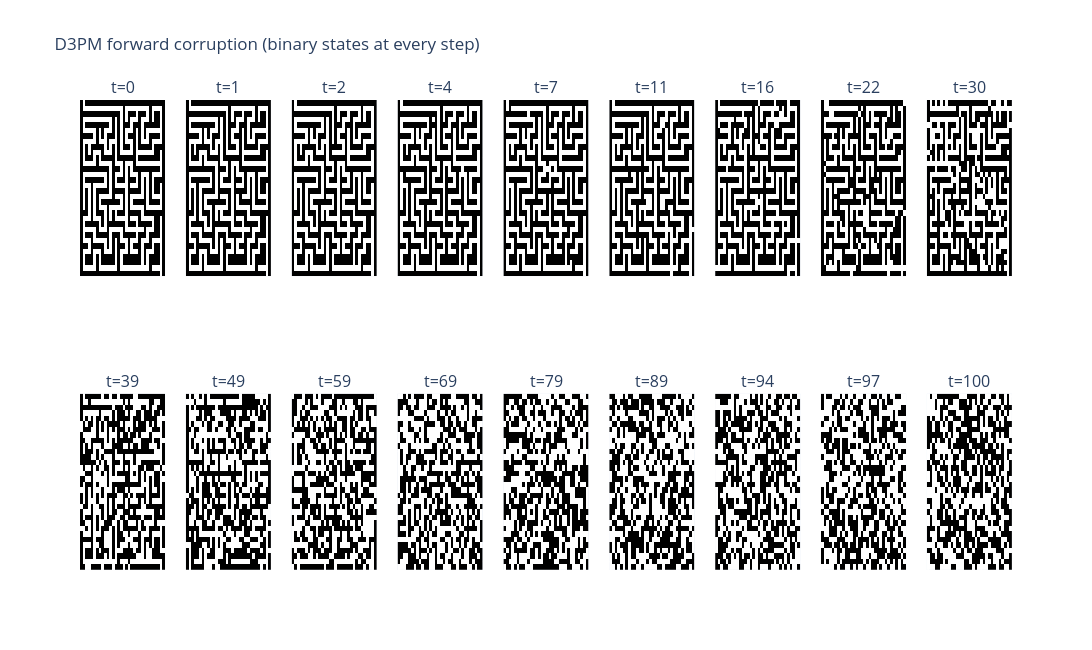

The code cell stored with this chart in its notebook:
### Markdown cell above
## 2. Categorical Forward Process

For two classes, use the uniform transition matrix

`Q_t = gamma_t I + (1 - gamma_t) U`, where `U` has every entry equal to `1/2`.

The cumulative transition is `Q_bar_t = alpha_bar_t I + (1 - alpha_bar_t) U`. Thus each pixel is still exactly `0` or `1`, and as `alpha_bar_t` approaches zero its distribution approaches a fair coin. We sample `x_t` directly from this cumulative distribution, rather than simulating every forward step.

### Code cell
NUM_CLASSES = 2
DIFFUSION_STEPS = 100


def make_d3pm_matrices(num_steps, device, offset=0.008):
    times = torch.linspace(0, 1, num_steps + 1, device=device)
    cumulative = torch.cos(((times + offset) / (1 + offset)) * torch.pi / 2).square()
    alpha_bars = (cumulative / cumulative[0]).clamp_min(1e-5)
    alpha_bars[0] = 1.0

    identity = torch.eye(NUM_CLASSES, device=device)
    uniform = torch.full((NUM_CLASSES, NUM_CLASSES), 1.0 / NUM_CLASSES, device=device)
    transition_matrices = torch.empty(
        num_steps + 1, NUM_CLASSES, NUM_CLASSES, device=device
    )
    transition_matrices[0] = identity
    for step in range(1, num_steps + 1):
        gamma = alpha_bars[step] / alpha_bars[step - 1]
        transition_matrices[step] = gamma * identity + (1.0 - gamma) * uniform

    cumulative_matrices = (
        alpha_bars[:, None, None] * identity
        + (1.0 - alpha_bars[:, None, None]) * uniform
    )
    return alpha_bars, transition_matrices, cumulative_matrices


alpha_bars, transition_matrices, cumulative_matrices = make_d3pm_matrices(
    DIFFUSION_STEPS, DEVICE
)


def q_sample(x0, timesteps):
    keep_probability = (1.0 + alpha_bars[timesteps]) / 2.0
    flip = torch.rand(x0.shape, device=x0.device) >= keep_probability[:, None, None]
    return torch.bitwise_xor(x0, flip.long())


def one_hot_pixels(x):
    return F.one_hot(x.long(), num_classes=NUM_CLASSES).permute(0, 3, 1, 2).float()


preview_maze = torch.from_numpy(mazes[0].copy()).long().unsqueeze(0).to(DEVICE)
preview_noise_steps = [
    0,
    1,
    2,
    4,
    7,
    11,
    16,
    22,
    30,
    39,
    49,
    59,
    69,
    79,
    89,
    94,
    97,
    100,
]
with torch.no_grad():
    preview_frames = [preview_maze[0].cpu().numpy()]
    for step in preview_noise_steps[1:]:
        t = torch.full((1,), step, device=DEVICE, dtype=torch.long)
        preview_frames.append(q_sample(preview_maze, t)[0].cpu().numpy())

forward_fig = make_subplots(
    rows=2,
    cols=9,
    subplot_titles=[f"t={step}" for step in preview_noise_steps],
)
for index, frame in enumerate(preview_frames):
    forward_fig.add_trace(
        go.Heatmap(
            z=frame,
            zmin=0,
            zmax=1,
            colorscale=[[0, "black"], [1, "white"]],
            showscale=False,
        ),
        row=index // 9 + 1,
        col=index % 9 + 1,
    )
forward_fig.update_layout(
    title="D3PM forward corruption (binary states at every step)",
    width=1600,
    height=650,
)
forward_fig.update_xaxes(showticklabels=False)
forward_fig.update_yaxes(showticklabels=False, autorange="reversed")
forward_fig.show()

print(f"alpha_bar_T={alpha_bars[-1].item():.6f}")
print("Final cumulative transition matrix:")
print(cumulative_matrices[-1].detach().cpu())

### Figure 1 — Plotly figure (JSON) as saved in the notebook; plotly's stock layout.template omitted (floating-point values rounded to 4 significant figures; data arrays with more than 128 entries replaced by an {"elided": "..."} marker saying what was removed)
{"data": [{"colorscale": [[0, "black"], [1, "white"]], "showscale": false, "type": "heatmap", "xaxis": "x", "yaxis": "y", "z": {"elided": "32x32 int values"}, "zmax": 1, "zmin": 0}, {"colorscale": [[0, "black"], [1, "white"]], "showscale": false, "type": "heatmap", "xaxis": "x2", "yaxis": "y2", "z": {"elided": "32x32 int values"}, "zmax": 1, "zmin": 0}, {"colorscale": [[0, "black"], [1, "white"]], "showscale": false, "type": "heatmap", "xaxis": "x3", "yaxis": "y3", "z": {"elided": "32x32 int values"}, "zmax": 1, "zmin": 0}, {"colorscale": [[0, "black"], [1, "white"]], "showscale": false, "type": "heatmap", "xaxis": "x4", "yaxis": "y4", "z": {"elided": "32x32 int values"}, "zmax": 1, "zmin": 0}, {"colorscale": [[0, "black"], [1, "white"]], "showscale": false, "type": "heatmap", "xaxis": "x5", "yaxis": "y5", "z": {"elided": "32x32 int values"}, "zmax": 1, "zmin": 0}, {"colorscale": [[0, "black"], [1, "white"]], "showscale": false, "type": "heatmap", "xaxis": "x6", "yaxis": "y6", "z": {"elided": "32x32 int values"}, "zmax": 1, "zmin": 0}, {"colorscale": [[0, "black"], [1, "white"]], "showscale": false, "type": "heatmap", "xaxis": "x7", "yaxis": "y7", "z": {"elided": "32x32 int values"}, "zmax": 1, "zmin": 0}, {"colorscale": [[0, "black"], [1, "white"]], "showscale": false, "type": "heatmap", "xaxis": "x8", "yaxis": "y8", "z": {"elided": "32x32 int values"}, "zmax": 1, "zmin": 0}, {"colorscale": [[0, "black"], [1, "white"]], "showscale": false, "type": "heatmap", "xaxis": "x9", "yaxis": "y9", "z": {"elided": "32x32 int values"}, "zmax": 1, "zmin": 0}, {"colorscale": [[0, "black"], [1, "white"]], "showscale": false, "type": "heatmap", "xaxis": "x10", "yaxis": "y10", "z": {"elided": "32x32 int values"}, "zmax": 1, "zmin": 0}, {"colorscale": [[0, "black"], [1, "white"]], "showscale": false, "type": "heatmap", "xaxis": "x11", "yaxis": "y11", "z": {"elided": "32x32 int values"}, "zmax": 1, "zmin": 0}, {"colorscale": [[0, "black"], [1, "white"]], "showscale": false, "type": "heatmap", "xaxis": "x12", "yaxis": "y12", "z": {"elided": "32x32 int values"}, "zmax": 1, "zmin": 0}, {"colorscale": [[0, "black"], [1, "white"]], "showscale": false, "type": "heatmap", "xaxis": "x13", "yaxis": "y13", "z": {"elided": "32x32 int values"}, "zmax": 1, "zmin": 0}, {"colorscale": [[0, "black"], [1, "white"]], "showscale": false, "type": "heatmap", "xaxis": "x14", "yaxis": "y14", "z": {"elided": "32x32 int values"}, "zmax": 1, "zmin": 0}, {"colorscale": [[0, "black"], [1, "white"]], "showscale": false, "type": "heatmap", "xaxis": "x15", "yaxis": "y15", "z": {"elided": "32x32 int values"}, "zmax": 1, "zmin": 0}, {"colorscale": [[0, "black"], [1, "white"]], "showscale": false, "type": "heatmap", "xaxis": "x16", "yaxis": "y16", "z": {"elided": "32x32 int values"}, "zmax": 1, "zmin": 0}, {"colorscale": [[0, "black"], [1, "white"]], "showscale": false, "type": "heatmap", "xaxis": "x17", "yaxis": "y17", "z": {"elided": "32x32 int values"}, "zmax": 1, "zmin": 0}, {"colorscale": [[0, "black"], [1, "white"]], "showscale": false, "type": "heatmap", "xaxis": "x18", "yaxis": "y18", "z": {"elided": "32x32 int values"}, "zmax": 1, "zmin": 0}], "layout": {"annotations": [{"font": {"size": 16}, "showarrow": false, "text": "t=0", "x": 0.04568, "xanchor": "center", "xref": "paper", "y": 1, "yanchor": "bottom", "yref": "paper"}, {"font": {"size": 16}, "showarrow": false, "text": "t=1", "x": 0.1593, "xanchor": "center", "xref": "paper", "y": 1, "yanchor": "bottom", "yref": "paper"}, {"font": {"size": 16}, "showarrow": false, "text": "t=2", "x": 0.2728, "xanchor": "center", "xref": "paper", "y": 1, "yanchor": "bottom", "yref": "paper"}, {"font": {"size": 16}, "showarrow": false, "text": "t=4", "x": 0.3864, "xanchor": "center", "xref": "paper", "y": 1, "yanchor": "bottom", "yref": "paper"}, {"font": {"size": 16}, "showarrow": false, "text": "t=7", "x": 0.5, "xanchor": "center", "xref": "paper", "y": 1, "yanchor": "bottom", "yref": "paper"}, {"font": {"size": 16}, "showarrow": false, "text": "t=11", "x": 0.6136, "xanchor": "center", "xref": "paper", "y": 1, "yanchor": "bottom", "yref": "paper"}, {"font": {"size": 16}, "showarrow": false, "text": "t=16", "x": 0.7272, "xanchor": "center", "xref": "paper", "y": 1, "yanchor": "bottom", "yref": "paper"}, {"font": {"size": 16}, "showarrow": false, "text": "t=22", "x": 0.8407, "xanchor": "center", "xref": "paper", "y": 1, "yanchor": "bottom", "yref": "paper"}, {"font": {"size": 16}, "showarrow": false, "text": "t=30", "x": 0.9543, "xanchor": "center", "xref": "paper", "y": 1, "yanchor": "bottom", "yref": "paper"}, {"font": {"size": 16}, "showarrow": false, "text": "t=39", "x": 0.04568, "xanchor": "center", "xref": "paper", "y": 0.375, "yanchor": "bottom", "yref": "paper"}, {"font": {"size": 16}, "showarrow": false, "text": "t=49", "x": 0.1593, "xanchor": "center", "xref": "paper", "y": 0.375, "yanchor": "bottom", "yref": "paper"}, {"font": {"size": 16}, "showarrow": false, "text": "t=59", "x": 0.2728, "xanchor": "center", "xref": "paper", "y": 0.375, "yanchor": "bottom", "yref": "paper"}, {"font": {"size": 16}, "showarrow": false, "text": "t=69", "x": 0.3864, "xanchor": "center", "xref": "paper", "y": 0.375, "yanchor": "bottom", "yref": "paper"}, {"font": {"size": 16}, "showarrow": false, "text": "t=79", "x": 0.5, "xanchor": "center", "xref": "paper", "y": 0.375, "yanchor": "bottom", "yref": "paper"}, {"font": {"size": 16}, "showarrow": false, "text": "t=89", "x": 0.6136, "xanchor": "center", "xref": "paper", "y": 0.375, "yanchor": "bottom", "yref": "paper"}, {"font": {"size": 16}, "showarrow": false, "text": "t=94", "x": 0.7272, "xanchor": "center", "xref": "paper", "y": 0.375, "yanchor": "bottom", "yref": "paper"}, {"font": {"size": 16}, "showarrow": false, "text": "t=97", "x": 0.8407, "xanchor": "center", "xref": "paper", "y": 0.375, "yanchor": "bottom", "yref": "paper"}, {"font": {"size": 16}, "showarrow": false, "text": "t=100", "x": 0.9543, "xanchor": "center", "xref": "paper", "y": 0.375, "yanchor": "bottom", "yref": "paper"}], "height": 650, "title": {"text": "D3PM forward corruption (binary states at every step)"}, "width": 1600, "xaxis": {"anchor": "y", "domain": [0, 0.09136], "showticklabels": false}, "xaxis10": {"anchor": "y10", "domain": [0, 0.09136], "showticklabels": false}, "xaxis11": {"anchor": "y11", "domain": [0.1136, 0.2049], "showticklabels": false}, "xaxis12": {"anchor": "y12", "domain": [0.2272, 0.3185], "showticklabels": false}, "xaxis13": {"anchor": "y13", "domain": [0.3407, 0.4321], "showticklabels": false}, "xaxis14": {"anchor": "y14", "domain": [0.4543, 0.5457], "showticklabels": false}, "xaxis15": {"anchor": "y15", "domain": [0.5679, 0.6593], "showticklabels": false}, "xaxis16": {"anchor": "y16", "domain": [0.6815, 0.7728], "showticklabels": false}, "xaxis17": {"anchor": "y17", "domain": [0.7951, 0.8864], "showticklabels": false}, "xaxis18": {"anchor": "y18", "domain": [0.9086, 1], "showticklabels": false}, "xaxis2": {"anchor": "y2", "domain": [0.1136, 0.2049], "showticklabels": false}, "xaxis3": {"anchor": "y3", "domain": [0.2272, 0.3185], "showticklabels": false}, "xaxis4": {"anchor": "y4", "domain": [0.3407, 0.4321], "showticklabels": false}, "xaxis5": {"anchor": "y5", "domain": [0.4543, 0.5457], "showticklabels": false}, "xaxis6": {"anchor": "y6", "domain": [0.5679, 0.6593], "showticklabels": false}, "xaxis7": {"anchor": "y7", "domain": [0.6815, 0.7728], "showticklabels": false}, "xaxis8": {"anchor": "y8", "domain": [0.7951, 0.8864], "showticklabels": false}, "xaxis9": {"anchor": "y9", "domain": [0.9086, 1], "showticklabels": false}, "yaxis": {"anchor": "x", "autorange": "reversed", "domain": [0.625, 1], "showticklabels": false}, "yaxis10": {"anchor": "x10", "autorange": "reversed", "domain": [0, 0.375], "showticklabels": false}, "yaxis11": {"anchor": "x11", "autorange": "reversed", "domain": [0, 0.375], "showticklabels": false}, "yaxis12": {"anchor": "x12", "autorange": "reversed", "domain": [0, 0.375], "showticklabels": false}, "yaxis13": {"anchor": "x13", "autorange": "reversed", "domain": [0, 0.375], "showticklabels": false}, "yaxis14": {"anchor": "x14", "autorange": "reversed", "domain": [0, 0.375], "showticklabels": false}, "yaxis15": {"anchor": "x15", "autorange": "reversed", "domain": [0, 0.375], "showticklabels": false}, "yaxis16": {"anchor": "x16", "autorange": "reversed", "domain": [0, 0.375], "showticklabels": false}, "yaxis17": {"anchor": "x17", "autorange": "reversed", "domain": [0, 0.375], "showticklabels": false}, "yaxis18": {"anchor": "x18", "autorange": "reversed", "domain": [0, 0.375], "showticklabels": false}, "yaxis2": {"anchor": "x2", "autorange": "reversed", "domain": [0.625, 1], "showticklabels": false}, "yaxis3": {"anchor": "x3", "autorange": "reversed", "domain": [0.625, 1], "showticklabels": false}, "yaxis4": {"anchor": "x4", "autorange": "reversed", "domain": [0.625, 1], "showticklabels": false}, "yaxis5": {"anchor": "x5", "autorange": "reversed", "domain": [0.625, 1], "showticklabels": false}, "yaxis6": {"anchor": "x6", "autorange": "reversed", "domain": [0.625, 1], "showticklabels": false}, "yaxis7": {"anchor": "x7", "autorange": "reversed", "domain": [0.625, 1], "showticklabels": false}, "yaxis8": {"anchor": "x8", "autorange": "reversed", "domain": [0.625, 1], "showticklabels": false}, "yaxis9": {"anchor": "x9", "autorange": "reversed", "domain": [0.625, 1], "showticklabels": false}}}
